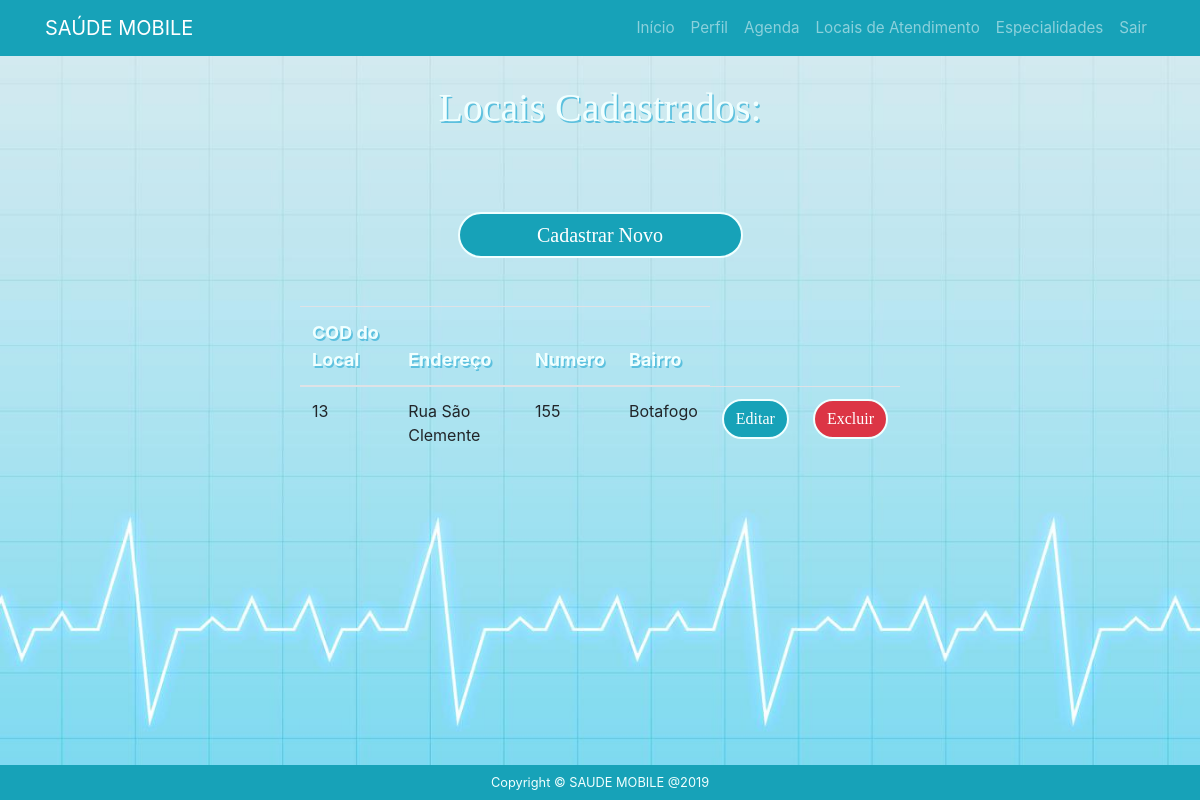
Page /clinicapj/lista-locais.php on the committed database.
### tables this page shows
CREATE TABLE `localdeatendimento` (
  `coddeatendimento` int(8) NOT NULL,
  `cep` varchar(9) NOT NULL,
  `endereco` varchar(40) NOT NULL,
  `numero` varchar(5) NOT NULL,
  `bairro` varchar(20) NOT NULL,
  `cidade` varchar(20) NOT NULL,
  `estado` varchar(20) NOT NULL,
  `telefone` varchar(13) NOT NULL,
  `celular` varchar(13) NOT NULL,
  `whatsapp` varchar(13) NOT NULL,
  `codmedico` int(8) DEFAULT NULL,
  `codpj` int(8) DEFAULT NULL
);

### clinicapj/localdeaten.class.php (called while the page is built, shortened)
<?php
class localdeatendimento{
     public function lista(){
        $pdo = Conexao::conexao();
        $sql  = "SELECT * FROM localdeatendimento INNER JOIN clinicapj ON localdeatendimento.codpj = clinicapj.codpj;";
        $consulta = $pdo->query($sql);
        $dados = null;
        while ($linha = $consulta->fetch(PDO::FETCH_ASSOC)){
            $dados[] = array(
            "coddeatendimento" => $linha['coddeatendimento'],
            "endereco" => $linha['endereco'],
            "numero" => $linha['numero'],
            "bairro" => $linha['bairro']
            );
        }
        return $dados;
    }
}

### clinicapj/lista-locais.php (the view, shortened to what this page needs)
<?php
    require "localdeaten.class.php";
    $localdeatendimento = new localdeatendimento();
    $dados = $localdeatendimento->lista();
?>
<?php include "header.php" ?>
<body>
	<div class="container-fluid listarlocais">
		<div class="row">
			<div class="col-sm-3"></div>
			<div class="col-sm-6">
				<div class="content-box-large">
		  			<div class="panel-heading">
						<div class="panel-title">
				  			<h3>Locais Cadastrados:</h3><br><br>
						</div>
					</div>
		  			<div class="panel-body">
     				<?php if($dados==null){ ?>
            		<p>Nenhum Local Cadastrado</p>
					<input type="submit" value="Cadastrar Novo" class="btn btn-info" onclick="window.location='form-lcatendimento.php';"/>
        			<?php } else{ ?>
				  			 <input type="submit" value="Cadastrar Novo" class="btn btn-info" onclick="window.location='form-lcatendimento.php';"/><br><br>
				  			 <div class="row">
		  						<div class="table-responsive">
		  							<table class="table table-hover">
				              			<thead>
				                			<tr>
				                  				<th>COD do Local</th>
				                  				<th>Endereço</th>
				                  				<th>Numero</th>
				                  				<th>Bairro</th>
				                			</tr>
				              			</thead>
					<?php foreach($dados as $dado => $coluna){
						  	echo "<tr>";
							echo "<td>".$coluna['coddeatendimento']."</td>";
							echo "<td>".$coluna['endereco']."</td>";
							echo "<td>".$coluna['numero']."</td>";
							echo "<td>".$coluna['bairro']."</td>";
                            echo '<td>  <a href="editar-local.php?coddeatendimento='.$coluna['coddeatendimento'].  "&endereco=" . $coluna['endereco'] . "&numero=" . $coluna['numero'] . "&bairro=" . $coluna['bairro'].'"> <input type="submit" class="btn btn-info editar"  value="Editar"/></td>
								  <td><a href="excluir-local.php?coddeatendimento='.$coluna['coddeatendimento'].'"><input type="submit" class="btn btn-danger"  value="Excluir"/></a></td></td>';
							echo "</tr>";
						   }
					?>
				    <?php } ?>
				            	    </table>
		  						</div>
  							 </div>
					</div>
		  		</div>
			</div>
			<div class="col-sm-3"></div>
 		</div>
</body>
 <?php include "../footer.php" ?>

### css/index.css (style rules this page uses)
.col-sm-8, .col-sm-6, .col-sm-3, .col-sm-2 { padding-top: 1.5vh; align-items: center; }
.container-fluid { padding-top: 12vh; width: 100vw; height: 100vh; background-image: url("../img/fundo.jpg"); background-size: 100% 100%; }
.container-fluid.listarlocais { padding-top: 1vh; width: 100vw; height: 100vh; background-image: url("../img/fundo.jpg"); background-size: 100% 100%; }
.container-fluid h3 { padding-top: 8vh; padding-bottom: 3vh; text-align: center; font-size: 5vh; color: azure; text-shadow: 0.2vh 0.2vh #5bc0de; font-family: 'Crete Round', serif !important; }
.btn.btn-info { display: block; margin-left: auto; margin-right: auto; width: 50%; height: 100%; border: 0.3vh solid azure; border-radius: 5vh; font-size: 2.5vh; font-family: 'Crete Round', serif !important; }
.btn.btn-info.editar { display: block; margin-left: auto; margin-right: auto; width: 100%; height: 90%; border: 0.3vh solid azure; border-radius: 5vh; font-size: 2.0vh; font-family: 'Crete Round', serif !important; }
.btn.btn-danger { display: block; margin-left: auto; margin-right: auto; width: 100%; height: 90%; border: 0.3vh solid azure; border-radius: 5vh; font-size: 2.0vh; font-family: 'Crete Round', serif !important; }
a { font-size: 95%; }
th { color: azure; font-size: 2.25vh; text-shadow: 0.2vh 0.2vh #5bc0de; }

### rows in the picture
localdeatendimento: coddeatendimento "13", endereco "Rua São Clemente", numero "155", bairro "Botafogo"
